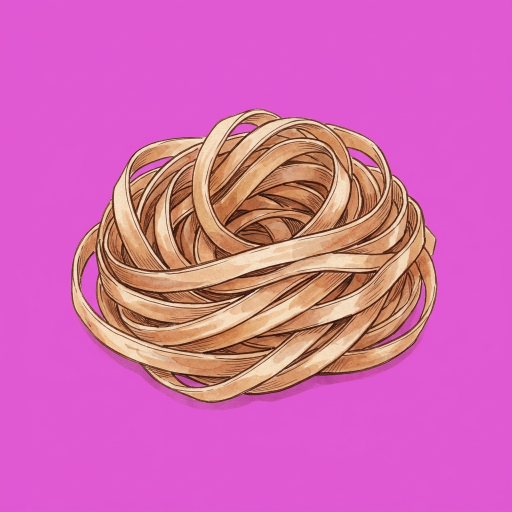
#> input picture art/raw/items/banh-da.png, 1024 x 1024 px, given in place of _test-xa-lach.png, which was not available (shown at 1/2 size)
$ python _testsheet.py
#> lines starting #> are read from the running program, lines starting #| are printed output that depends on the picture; after the words box and inside, x2 and y2 are one past the last pixel; in counts of white or black regions, pixels touching at a corner belong together; pictures that were not available may be replaced by others from this repository, and a replacement may not be noted
#> `sheet = Image.new("RGB", (C*3, C+16), (255,255,255))`: sheet: PIL image 900x316 RGB; every value is 255

import os, io, base64
from PIL import Image, ImageDraw
import numpy as np
OUT = r"F:\AntiGravity\Games\quan-bun\art\raw\items"
names = ["_test-xa-lach", "_test-nam", "_test-pho-bowl"]
def cut(im):
    a = np.asarray(im.convert("RGB")).astype(np.int16)
    r, g, b = a[...,0], a[...,1], a[...,2]
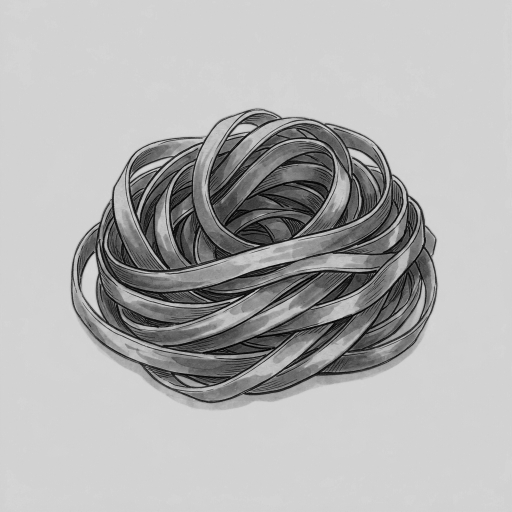
#> b: shape (1024, 1024) int16 (shown at 1/2 size); min 0, max 217, mean 178.1
    mag = (r > 110) & (b > 110) & (g < 110) & (abs(r - b) < 90)
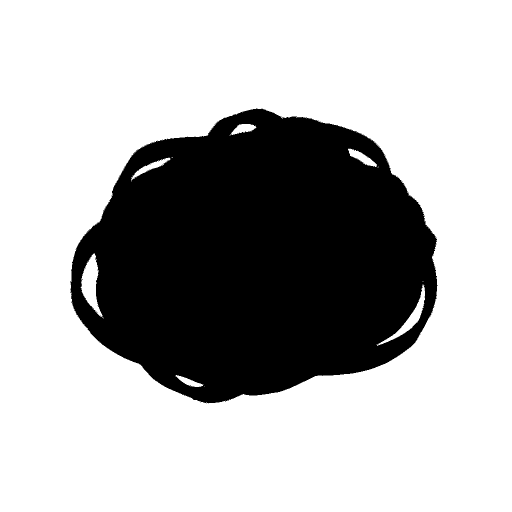
#> mag: shape (1024, 1024) bool (shown at 1/2 size); 70% white; 3 black regions (2 under 20 px), largest, box (x1, y1, x2, y2) and area: (141, 217, 875, 807) 314512
    al = np.where(mag, 0, 255).astype(np.uint8)
    out = im.convert("RGBA"); out.putalpha(Image.fromarray(al, "L"))
#> after `out.putalpha(Image.fromarray(al, 'L'))`:
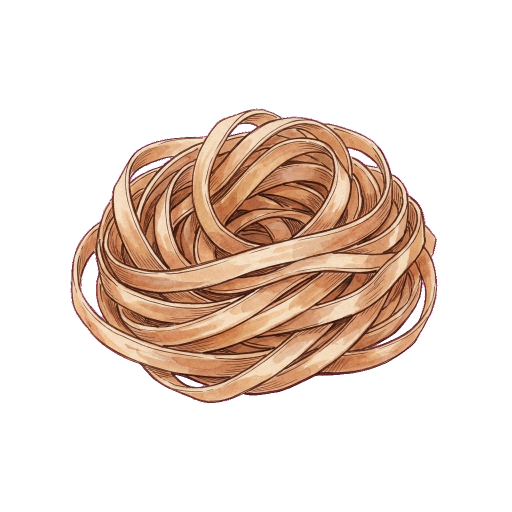
#> out: PIL image 1024x1024 RGBA (shown at 1/2 size); mean R, G, B, A 212.8, 103.3, 178.1, 76.5; transparent parts drawn white
    bb = out.split()[3].getbbox()
#> bb = (141, 216, 875, 807)
    return out.crop(bb) if bb else out
C = 300
sheet = Image.new("RGB", (C*3, C+16), (255,255,255))
d = ImageDraw.Draw(sheet)
for i, n in enumerate(names):
    im = cut(Image.open(os.path.join(OUT, n + ".png")))
    im.thumbnail((C-10, C-10), Image.LANCZOS)
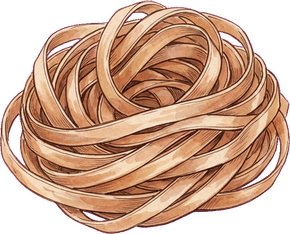
#> im: PIL image 290x234 RGBA; mean R, G, B, A 140.4, 101.2, 79.5, 184.9; transparent parts drawn white
    bg = Image.new("RGBA", (C-10, C-10), (255,255,255,255))
#> bg: PIL image 290x290 RGBA; every value is 255
    bg.alpha_composite(im, ((C-10-im.width)//2, (C-10-im.height)//2))
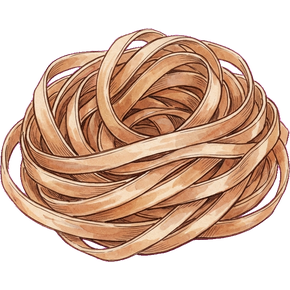
#> bg: PIL image 290x290 RGBA; mean R, G, B, A 215.6, 185.9, 167.5, 255
    sheet.paste(bg.convert("RGB"), (i*C+5, 16))
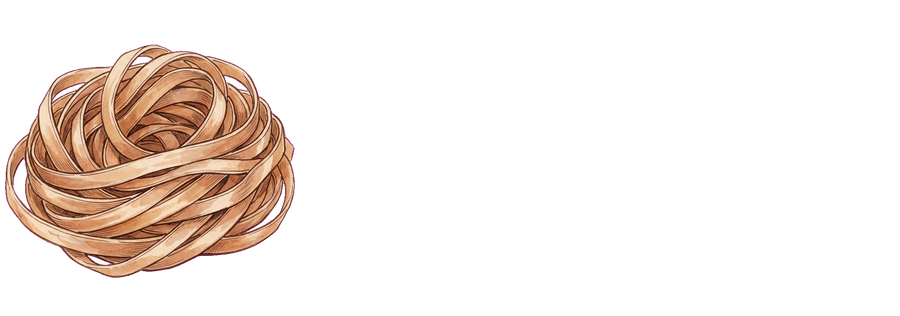
#> sheet: PIL image 900x316 RGB; mean R, G, B 243.4, 234.6, 229.1
    d.text((i*C+5, 3), n.replace("_test-",""), fill=(30,30,30))
#> pass 2 of the loop `for i, n in enumerate(names):`:
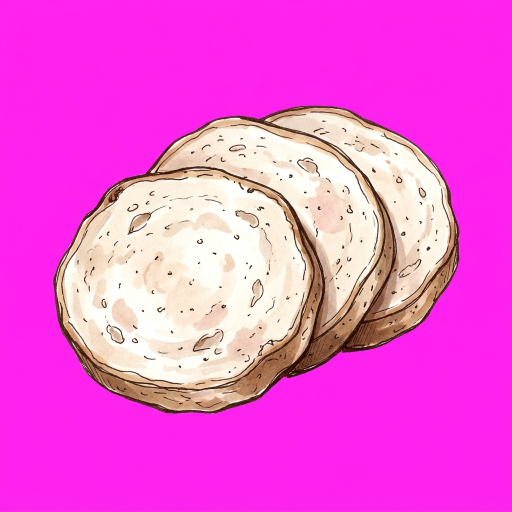
#> input picture art/raw/items/cha-hap.png, 1024 x 1024 px, given in place of _test-nam.png, which was not available (shown at 1/2 size)
#> in cut (call 2), `mag = (r > 110) & (b > 110) & (g < 110) & (abs(r - b) < 90)`:
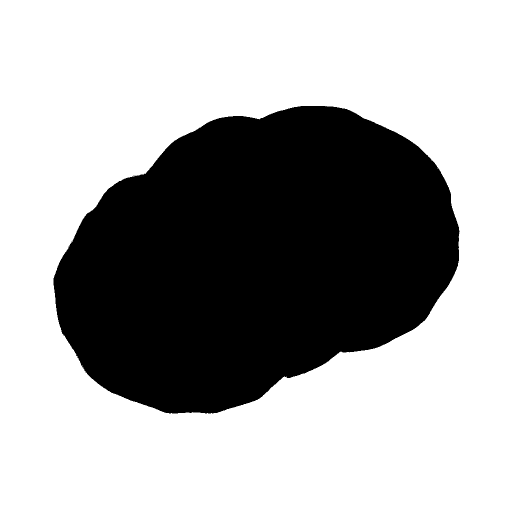
#> mag: shape (1024, 1024) bool (shown at 1/2 size); 65.5% white; 1 black region, box (x1, y1, x2, y2) and area: (107, 212, 919, 827) 361846
#> bb = (107, 212, 919, 827)
#> im: PIL image 290x220 RGBA
#> `sheet.paste(bg.convert("RGB"), (i*C+5, 16))`:
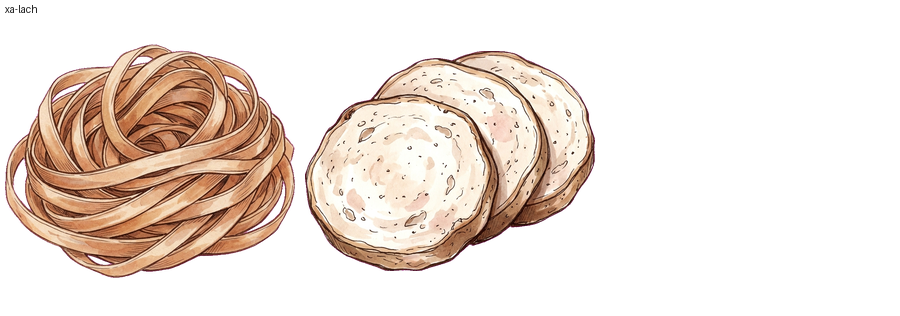
#> sheet: PIL image 900x316 RGB; mean R, G, B 237.4, 225.2, 217
b = io.BytesIO(); sheet.save(b, "JPEG", quality=92)
#> after `sheet.save(b, 'JPEG', quality=92)`:
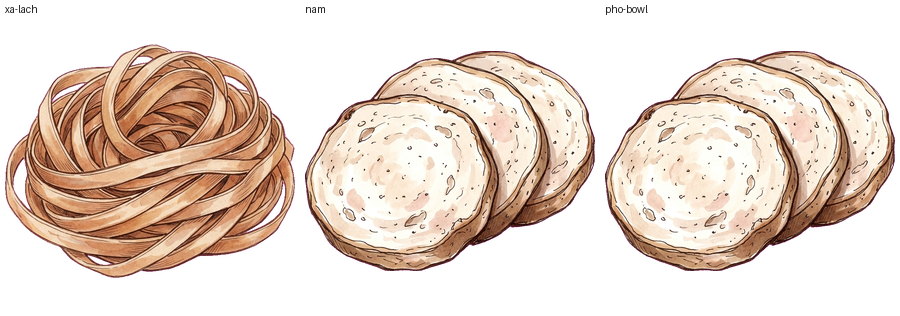
#> sheet: PIL image 900x316 RGB; mean R, G, B 231.3, 215.8, 204.7
print(base64.b64encode(b.getvalue()).decode())
